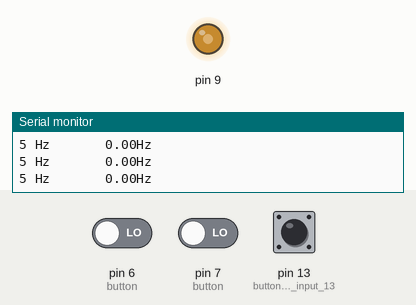
Simulated run of this sketch. Board: Arduino Uno, built with avr-gcc and run on an emulated ATmega328P. On the bench: output pins drawn as LEDs (lit = HIGH), the last lines printed to the serial monitor. The inputs (shaded band) are chosen by the test bench; at power-on: pin 13 (button_at_input_13) LOW, pin 6 (button) LOW, pin 7 (button) LOW.

Above: at 1.2 s.
1.3 s: pin 13 (button_at_input_13) pulled HIGH for 1 s
At 1.95 s:
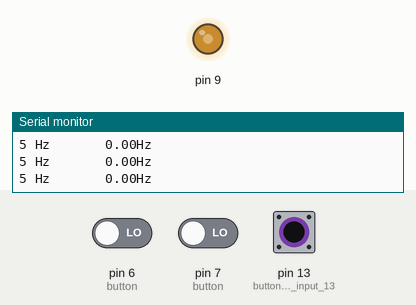
3.9 s: pin 13 (button_at_input_13) pulled HIGH for 0.15 s
At 4.6 s:
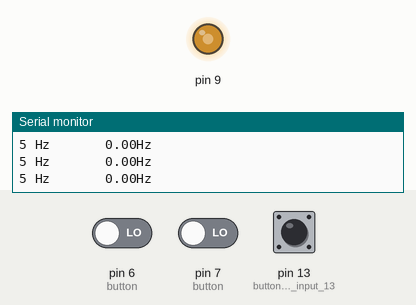
5.7 s: pin 6 (button) driven HIGH and pin 13 (button_at_input_13) driven HIGH
At 8.26 s:
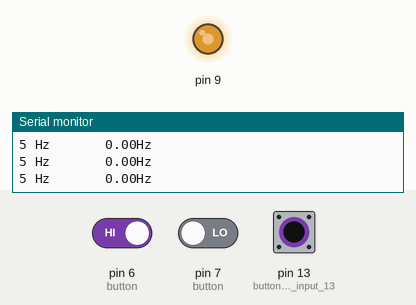
8.7 s: pin 13 (button_at_input_13) driven LOW
At 9.6 s:
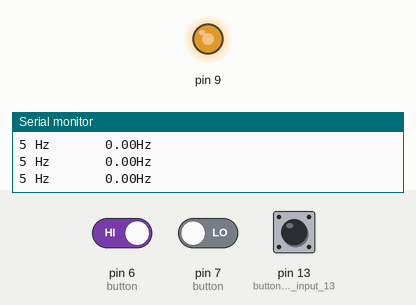
10.2 s: pin 13 (button_at_input_13) driven HIGH
At 13.38 s:
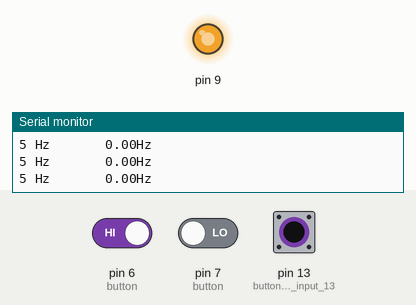
Timing chart, 0 to 17.2 s (numbered marks = the images above; inputs shaded):
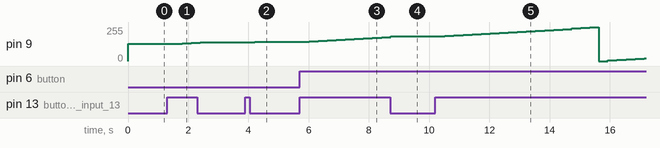

The sketch:

NewFreqGenerator.ino
```cpp
#include <TimerOne.h>
#include <FreqCount.h>
unsigned long f = 5,t,k=512;// default 1000 μs (1000 Hz), meander, pulse
byte k1,kn,kn1,kn2;

void setup()
{
  pinMode(9, OUTPUT);
 // pinMode(13,INPUT);// button at input 13
  Serial.begin(9600);
  FreqCount.begin(1000);
  pinMode(5,INPUT);
}

String cmd = "";
boolean b = true;

int getVal(){
    while(Serial.available()>0){

      if(b == true){
          cmd = "";
        }

      cmd+= (char)Serial.read();

     b = false;
    }

    b = true;

    return cmd.toInt();

}

float count = 0;
void loop()
{

   if(getVal() == 0) t = 1000000/5;
   else t = 1000000/getVal();

  Timer1.initialize(t); // period
  Timer1.pwm(9, k); // k - fill factor 0-1023.
  kn=digitalRead(6);// button input 6 (- pulse period)
  kn1=digitalRead(7);// button input 7 (+ pulse period)
  kn2=digitalRead(13);// button input 13 (+ circle fill factor)


  if(t==0 || t>300000){ // limiting the pulse duration to the minimum, if
    t=1;
  }
  if(t>200000 && t<300000){ // limiting the pulse duration to the

    t=200000;
  }
  f=1000000/t; // calculate the frequency
  k1=k*100/1024; // calculate% fill factor

  if(kn2==HIGH){// button for adjusting the fill factor (in a circle from


    k=k+16;// step 16 out of 1024 (you can do 8 for smoother adjustment)
  }
  if(k==1024){
    k=0;
  }

//  Serial.print("T=");
//  Serial.print(t);
//  Serial.println(" us");
//
//  Serial.print(k1);
//  Serial.println(" %");

  //Serial.print("Freq Gen=");
  Serial.print(f);
  Serial.print(" Hz       ");
  //delay(300);

    if (FreqCount.available()) {                        //if the code if working
     count = FreqCount.read();                   //create float var called count and populate it with current frequency count
    float period = (1/count);                         //create float var called period and populate it with the inverse of the frequency

                              //print units to buffer & drop down 1 line
//  Serial.print("Period: ");                          //print the name of the fuction to buffer
//  Serial.print(period*1000);                         //print the period of signal in milliseconds to buffer
//  Serial.println("mS");                                //print the units to buffer
  }

    //Serial.print("Freq Counted:   ");                          //print the name of the function to buffer
  Serial.print(count/65535);                               //print the actual counted frequency to buffer
  Serial.println("Hz");
 delay(300);
}
```

Measured:
- after the input at 1.3 s, pin 9: 128/255 → 132/255 after 0.50 s, → 136/255 0.30 s later, → 140/255 0.30 s later
- after the input at 3.9 s, pin 9: 140/255 → 144/255 after 0.31 s
- after the input at 5.7 s, pin 9: moves from 144/255 to 180/255 over 2.4 s, starting after 0.31 s
- after the input at 8.7 s, pin 9: goes on until 8.7 s, then stays 184/255
- after the input at 10.2 s, pin 9: 184/255 → 188/255 after 0.32 s, → 192/255 0.30 s later, → 196/255 0.30 s later, → 200/255 0.30 s later, … (23 changes in this stretch)
